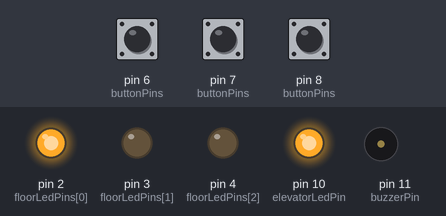
Simulated run of this sketch. Board: Arduino Uno, built with avr-gcc and run on an emulated ATmega328P. Shown: output pins drawn as LEDs (lit = HIGH), buzzer (waves = sounding). Dashed ring = blinking. The test bench sets the inputs (shaded band); at power-on: pin 7 (buttonPins) HIGH, pin 8 (buttonPins) HIGH, pin 6 (buttonPins) HIGH.

Above: at 1.2 s.
1.3 s: pin 7 (buttonPins) pulled LOW for 0.15 s
At 1.7 s:
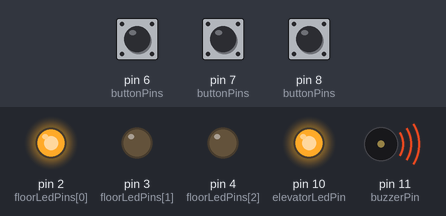
At 3.1 s:
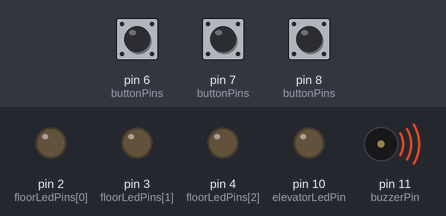
4.4 s: pin 8 (buttonPins) pulled LOW for 0.15 s
10.5 s: pin 6 (buttonPins) pulled LOW for 0.15 s
At 14.3 s:
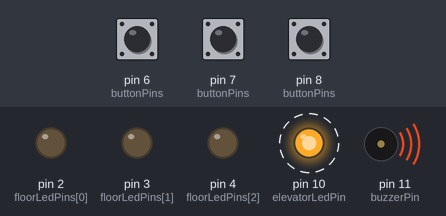
Timing chart, 0 to 22.0 s (numbered marks = the images above; inputs shaded):
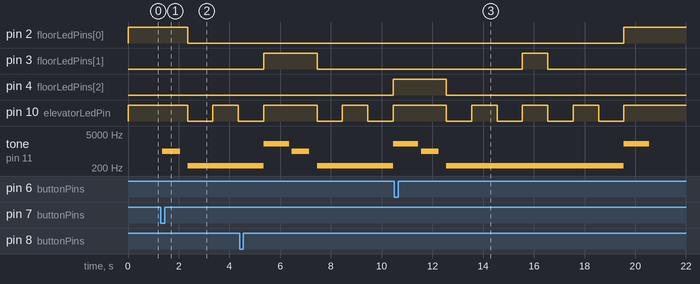

The sketch:

homework_2.ino
```cpp
unsigned long previousBlinkTime = 0;
unsigned long previousChangeFloorTime = 0;
unsigned long previousOnFloorTime = 0;

const int blinkInterval = 1000;
const int changeFloorInterval = 3000;
const int onFloorTime = 1000;

unsigned long dingTime = 0;
unsigned long doorsClosingTime = 0;

bool onFloor = true;

// pins
const int elevatorLedPin = 10;
const int buttonPins[3] = {6, 7, 8};
const int floorLedPins[3] = {2, 3, 4};
const int buzzerPin = 11;

// led states
byte floorLedStates[3] = {HIGH, LOW, LOW};
byte elevatorLedState = HIGH;

bool elevatorMoving = false;
int currentFloor = 0;
int destination = 0;


const int elevatorMovingTone = 250;
const int dingTone = 2000;
const int doorsClosingTone = 1000;

const int dingDelay = 1000;
const int doorsClosingDelay = 700;

class Button {
private:
  int pin;
  byte state;
  byte reading;
  byte lastReading;
  unsigned long lastDebounceTime;
  static unsigned long debounceDelay;
public:
  Button(int pin) {
    this->pin = pin;
    this->state = LOW;
    this->reading = LOW;
    this->lastReading = LOW;

    pinMode(this->pin, INPUT_PULLUP);
  }

  Button() {
    this->state = LOW;
    this->reading = LOW;
    this->lastReading = LOW;
  }

  void setPin(int pin) {
    this->pin = pin;
    pinMode(this->pin, INPUT_PULLUP);
  }

  bool pressed() {
    this->reading = !digitalRead(this->pin);

    if (this->reading != this->lastReading) {
      this->lastDebounceTime = millis();
    }

    if (millis() - this->lastDebounceTime > debounceDelay) {
      if (this->reading != this->state) {
        this->state = this->reading;

        if (this->state == HIGH) {
          this->lastReading = this->reading;
          return true;
        }
      }
    }
    this->lastReading = this->reading;
    return false;
  }
};

class Queue {
private:
  struct Node {
    int data;
    Node *next;
  };

  Node *front;
  Node *rear;
  int size;

public:
  Queue() {
    front = NULL;
    rear = NULL;
    size = 0;
  }

  void push(int value) {
    Node *newNode = new Node{value, NULL};

    if (rear == NULL) {
      front = rear = newNode;
    }
    else {
      rear->next = newNode;
      rear = newNode;
    }

    size++;
  }

  int pop() {
    Node *temp = front;
    int data = temp->data;
    front = front->next;
    delete temp;
    size--;

    if (front == NULL) {
      rear = NULL;
    }

    return data;
  }

  bool isEmpty() {
    return size == 0;
  }

  int getRear() {
    return rear->data;
  }

  ~Queue() {
    while (front != NULL) {
        Node* temp = front;
        front = front->next;
        delete temp;
    }
  }

};

unsigned long Button::debounceDelay = 50;

Button buttons[3];

Queue memory;

void setup() {
  Serial.begin(9600);

  for (int i = 0; i < 3; i++) {
    buttons[i].setPin(buttonPins[i]);
    pinMode(floorLedPins[i], OUTPUT);
    digitalWrite(floorLedPins[i], floorLedStates[i]);
  }

  pinMode(elevatorLedPin, OUTPUT);
  digitalWrite(elevatorLedPin, elevatorLedState);
}

void loop() {
  unsigned long currentTime = millis();

  if (currentFloor == destination) {
    elevatorMoving = false;
  }

  // blink the elevator led if the elevator is moving, otherwise keep the led on
  if (elevatorMoving) {
    // blink the led
    if (currentTime - previousBlinkTime >= blinkInterval) {
      elevatorLedState = !elevatorLedState;
      previousBlinkTime = currentTime;
    }

    // wait for the doors to close
    if (currentTime - doorsClosingTime > doorsClosingDelay) {
      // if the elevator is on a floor keep that floor's led on for 1 second
      if (onFloor) {
        if (currentTime - previousOnFloorTime >= onFloorTime) {
          floorLedStates[currentFloor] = LOW;
          previousChangeFloorTime = millis();
          onFloor = false;

          // play the elevator moving sound
          tone(buzzerPin, elevatorMovingTone);
        }
      }
      else {
        // if it is not on a floor, got to the next floor
        if (currentTime - previousChangeFloorTime >= changeFloorInterval) {
          if (currentFloor < destination) {
            currentFloor++;
          }
          else {
            currentFloor--;
          }
          previousChangeFloorTime = currentTime;
          floorLedStates[currentFloor] = HIGH;
          previousOnFloorTime = millis();
          onFloor = true;
          if (currentFloor == destination) {
            // play the sound the elevator make when it arrives to the destination
            tone(buzzerPin, dingTone, dingDelay);
            dingTime = millis();
          }
          else {
            // play the elevator moving sound
            tone(buzzerPin, elevatorMovingTone);
          }
        }
      }
    }
  }
  else {
    elevatorLedState = HIGH;
  }

  for (int i = 0; i < 3; i++) {
    if (buttons[i].pressed()) {
      // if the elevator is not moving you can go to any floor except for the current one

      if (!elevatorMoving && i != currentFloor) {
        memory.push(i);
      }
      // if the elevator is moving you can go to any floor exept for the one that is first in the queue or the current destination
      else if (elevatorMoving && !memory.isEmpty() && i != memory.getRear()) {
        memory.push(i);
      }
      else if (elevatorMoving && memory.isEmpty() && i != destination) {
        memory.push(i);
      }
    }

    digitalWrite(floorLedPins[i], floorLedStates[i]);
  }

  // wait for the "ding" sound to be over before going to another floor
  if (currentTime - dingTime > dingDelay + 100) {
    if (!memory.isEmpty() && !elevatorMoving) {
      destination = memory.pop();

      elevatorMoving = true;

      // play the elevator doors closing sound
      tone(buzzerPin, doorsClosingTone, doorsClosingDelay);
      doorsClosingTime = millis();

      previousBlinkTime = millis();
      previousChangeFloorTime = millis();
      previousOnFloorTime = millis();
    }
  }
  digitalWrite(elevatorLedPin, elevatorLedState);
}
```

Measured:
- after the input at 1.3 s, pin 2 (floorLedPins[0]): HIGH → LOW after 1.1 s; pin 10 (elevatorLedPin): HIGH → LOW after 1.1 s, → HIGH 1.0 s later, → LOW 1.0 s later; tone on pin 11 (buzzerPin): silent → 1000 Hz after 0.05 s, → silent 0.70 s later, → 250 Hz 0.30 s later
- after the input at 4.4 s, pin 4 (floorLedPins[2]): LOW → HIGH after 6.1 s
- after the input at 10.5 s, pin 2 (floorLedPins[0]): LOW → HIGH after 9.1 s; pin 3 (floorLedPins[1]): LOW → HIGH after 5.1 s, → LOW 1.0 s later; pin 4 (floorLedPins[2]): HIGH → LOW after 2.1 s; pin 10 (elevatorLedPin): alternates HIGH for 1.0 s and LOW for 1.0 s, 8 changes in all, then stays HIGH, starting after 2.1 s
